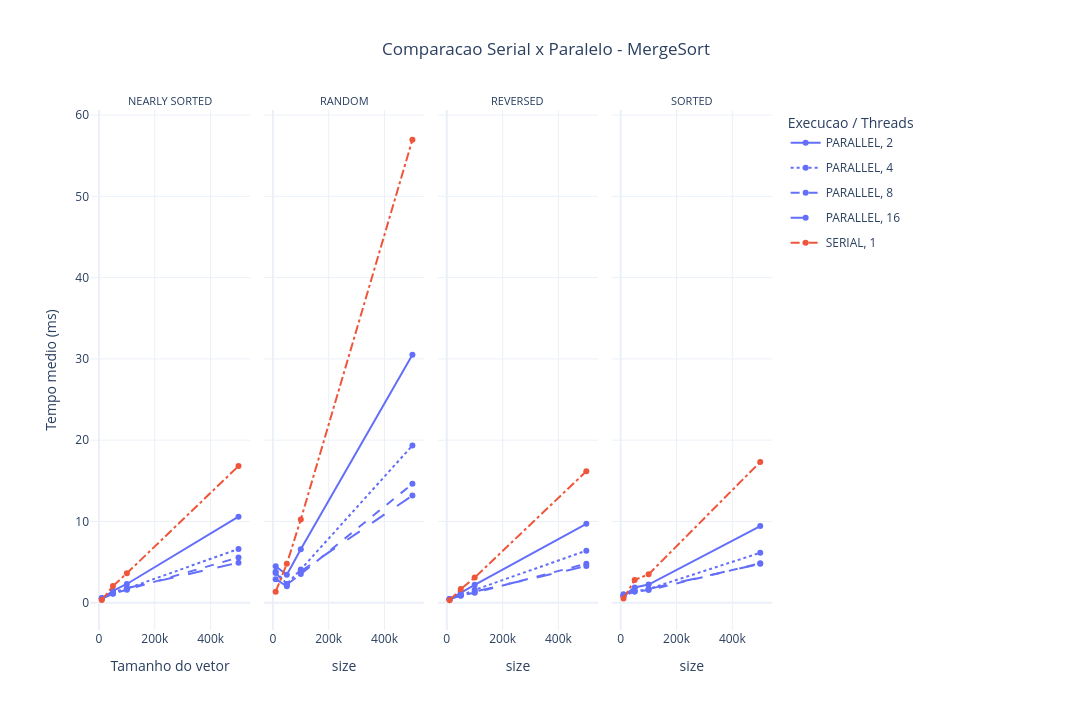

The notebook cell this image was saved under:
### Markdown cell above
## 7. Comparação por algoritmo específico

### Code cell
algoritmo = "MergeSort"  # Opcoes: BubbleSort, SelectionSort, MergeSort, QuickSort

alg_df = summary[summary["base_algorithm"] == algoritmo]

fig = px.line(
    alg_df,
    x="size",
    y="mean_time_ms",
    color="execution_type",
    line_dash="threads",
    facet_col="data_type",
    markers=True,
    hover_data=["algorithm", "std_time_ms", "samples"],
    title=f"Comparacao Serial x Paralelo - {algoritmo}"
)

fig.update_layout(yaxis_title="Tempo medio (ms)")
configure_figure(fig, "Execucao / Threads")
save_figure(fig, f"comparacao_serial_paralelo_{algoritmo}")
fig.show()

### Figure 1 — Plotly figure (JSON) as saved in the notebook; plotly's stock layout.template omitted (floating-point values rounded to 4 significant figures)
{"data": [{"customdata": [["MergeSortParallel", 0.1008, 5], ["MergeSortParallel", 0.06181, 5], ["MergeSortParallel", 0.3933, 5], ["MergeSortParallel", 1.144, 5]], "hovertemplate": "execution_type=PARALLEL<br>threads=2<br>data_type=NEARLY_SORTED<br>size=%{x}<br>mean_time_ms=%{y}<br>algorithm=%{customdata[0]}<br>std_time_ms=%{customdata[1]}<br>samples=%{customdata[2]}<extra></extra>", "legendgroup": "PARALLEL, 2", "line": {"color": "#636efa", "dash": "solid"}, "marker": {"symbol": "circle"}, "mode": "lines+markers", "name": "PARALLEL, 2", "orientation": "v", "showlegend": true, "type": "scatter", "x": [10000, 50000, 100000, 500000], "xaxis": "x", "y": [0.4673, 1.455, 2.3, 10.58], "yaxis": "y"}, {"customdata": [["MergeSortParallel", 6.429, 5], ["MergeSortParallel", 0.5105, 5], ["MergeSortParallel", 0.4611, 5], ["MergeSortParallel", 1.054, 5]], "hovertemplate": "execution_type=PARALLEL<br>threads=2<br>data_type=RANDOM<br>size=%{x}<br>mean_time_ms=%{y}<br>algorithm=%{customdata[0]}<br>std_time_ms=%{customdata[1]}<br>samples=%{customdata[2]}<extra></extra>", "legendgroup": "PARALLEL, 2", "line": {"color": "#636efa", "dash": "solid"}, "marker": {"symbol": "circle"}, "mode": "lines+markers", "name": "PARALLEL, 2", "orientation": "v", "showlegend": false, "type": "scatter", "x": [10000, 50000, 100000, 500000], "xaxis": "x2", "y": [4.486, 3.424, 6.584, 30.5], "yaxis": "y2"}, {"customdata": [["MergeSortParallel", 0.07386, 5], ["MergeSortParallel", 0.2854, 5], ["MergeSortParallel", 0.3759, 5], ["MergeSortParallel", 1.39, 5]], "hovertemplate": "execution_type=PARALLEL<br>threads=2<br>data_type=REVERSED<br>size=%{x}<br>mean_time_ms=%{y}<br>algorithm=%{customdata[0]}<br>std_time_ms=%{customdata[1]}<br>samples=%{customdata[2]}<extra></extra>", "legendgroup": "PARALLEL, 2", "line": {"color": "#636efa", "dash": "solid"}, "marker": {"symbol": "circle"}, "mode": "lines+markers", "name": "PARALLEL, 2", "orientation": "v", "showlegend": false, "type": "scatter", "x": [10000, 50000, 100000, 500000], "xaxis": "x3", "y": [0.4448, 1.235, 2.192, 9.708], "yaxis": "y3"}, {"customdata": [["MergeSortParallel", 0.3581, 5], ["MergeSortParallel", 0.3108, 5], ["MergeSortParallel", 0.5482, 5], ["MergeSortParallel", 1.785, 5]], "hovertemplate": "execution_type=PARALLEL<br>threads=2<br>data_type=SORTED<br>size=%{x}<br>mean_time_ms=%{y}<br>algorithm=%{customdata[0]}<br>std_time_ms=%{customdata[1]}<br>samples=%{customdata[2]}<extra></extra>", "legendgroup": "PARALLEL, 2", "line": {"color": "#636efa", "dash": "solid"}, "marker": {"symbol": "circle"}, "mode": "lines+markers", "name": "PARALLEL, 2", "orientation": "v", "showlegend": false, "type": "scatter", "x": [10000, 50000, 100000, 500000], "xaxis": "x4", "y": [0.8526, 1.867, 2.228, 9.431], "yaxis": "y4"}, {"customdata": [["MergeSortParallel", 0.1082, 5], ["MergeSortParallel", 0.2338, 5], ["MergeSortParallel", 0.146, 5], ["MergeSortParallel", 0.4149, 5]], "hovertemplate": "execution_type=PARALLEL<br>threads=4<br>data_type=NEARLY_SORTED<br>size=%{x}<br>mean_time_ms=%{y}<br>algorithm=%{customdata[0]}<br>std_time_ms=%{customdata[1]}<br>samples=%{customdata[2]}<extra></extra>", "legendgroup": "PARALLEL, 4", "line": {"color": "#636efa", "dash": "dot"}, "marker": {"symbol": "circle"}, "mode": "lines+markers", "name": "PARALLEL, 4", "orientation": "v", "showlegend": true, "type": "scatter", "x": [10000, 50000, 100000, 500000], "xaxis": "x", "y": [0.5336, 1.31, 1.729, 6.617], "yaxis": "y"}, {"customdata": [["MergeSortParallel", 5.363, 5], ["MergeSortParallel", 0.1858, 5], ["MergeSortParallel", 0.2487, 5], ["MergeSortParallel", 0.9279, 5]], "hovertemplate": "execution_type=PARALLEL<br>threads=4<br>data_type=RANDOM<br>size=%{x}<br>mean_time_ms=%{y}<br>algorithm=%{customdata[0]}<br>std_time_ms=%{customdata[1]}<br>samples=%{customdata[2]}<extra></extra>", "legendgroup": "PARALLEL, 4", "line": {"color": "#636efa", "dash": "dot"}, "marker": {"symbol": "circle"}, "mode": "lines+markers", "name": "PARALLEL, 4", "orientation": "v", "showlegend": false, "type": "scatter", "x": [10000, 50000, 100000, 500000], "xaxis": "x2", "y": [3.821, 2.308, 4.082, 19.34], "yaxis": "y2"}, {"customdata": [["MergeSortParallel", 0.06128, 5], ["MergeSortParallel", 0.04968, 5], ["MergeSortParallel", 0.1999, 5], ["MergeSortParallel", 0.3246, 5]], "hovertemplate": "execution_type=PARALLEL<br>threads=4<br>data_type=REVERSED<br>size=%{x}<br>mean_time_ms=%{y}<br>algorithm=%{customdata[0]}<br>std_time_ms=%{customdata[1]}<br>samples=%{customdata[2]}<extra></extra>", "legendgroup": "PARALLEL, 4", "line": {"color": "#636efa", "dash": "dot"}, "marker": {"symbol": "circle"}, "mode": "lines+markers", "name": "PARALLEL, 4", "orientation": "v", "showlegend": false, "type": "scatter", "x": [10000, 50000, 100000, 500000], "xaxis": "x3", "y": [0.4364, 0.8604, 1.576, 6.397], "yaxis": "y3"}, {"customdata": [["MergeSortParallel", 0.4133, 5], ["MergeSortParallel", 0.4011, 5], ["MergeSortParallel", 0.2835, 5], ["MergeSortParallel", 0.7183, 5]], "hovertemplate": "execution_type=PARALLEL<br>threads=4<br>data_type=SORTED<br>size=%{x}<br>mean_time_ms=%{y}<br>algorithm=%{customdata[0]}<br>std_time_ms=%{customdata[1]}<br>samples=%{customdata[2]}<extra></extra>", "legendgroup": "PARALLEL, 4", "line": {"color": "#636efa", "dash": "dot"}, "marker": {"symbol": "circle"}, "mode": "lines+markers", "name": "PARALLEL, 4", "orientation": "v", "showlegend": false, "type": "scatter", "x": [10000, 50000, 100000, 500000], "xaxis": "x4", "y": [0.7818, 1.388, 1.682, 6.139], "yaxis": "y4"}, {"customdata": [["MergeSortParallel", 0.1825, 5], ["MergeSortParallel", 0.05795, 5], ["MergeSortParallel", 0.2566, 5], ["MergeSortParallel", 0.4527, 5]], "hovertemplate": "execution_type=PARALLEL<br>threads=8<br>data_type=NEARLY_SORTED<br>size=%{x}<br>mean_time_ms=%{y}<br>algorithm=%{customdata[0]}<br>std_time_ms=%{customdata[1]}<br>samples=%{customdata[2]}<extra></extra>", "legendgroup": "PARALLEL, 8", "line": {"color": "#636efa", "dash": "dash"}, "marker": {"symbol": "circle"}, "mode": "lines+markers", "name": "PARALLEL, 8", "orientation": "v", "showlegend": true, "type": "scatter", "x": [10000, 50000, 100000, 500000], "xaxis": "x", "y": [0.5608, 1.135, 1.588, 5.564], "yaxis": "y"}, {"customdata": [["MergeSortParallel", 5.103, 5], ["MergeSortParallel", 0.4196, 5], ["MergeSortParallel", 0.6211, 5], ["MergeSortParallel", 0.9388, 5]], "hovertemplate": "execution_type=PARALLEL<br>threads=8<br>data_type=RANDOM<br>size=%{x}<br>mean_time_ms=%{y}<br>algorithm=%{customdata[0]}<br>std_time_ms=%{customdata[1]}<br>samples=%{customdata[2]}<extra></extra>", "legendgroup": "PARALLEL, 8", "line": {"color": "#636efa", "dash": "dash"}, "marker": {"symbol": "circle"}, "mode": "lines+markers", "name": "PARALLEL, 8", "orientation": "v", "showlegend": false, "type": "scatter", "x": [10000, 50000, 100000, 500000], "xaxis": "x2", "y": [3.648, 2.221, 3.518, 14.62], "yaxis": "y2"}, {"customdata": [["MergeSortParallel", 0.0366, 5], ["MergeSortParallel", 0.04202, 5], ["MergeSortParallel", 0.06861, 5], ["MergeSortParallel", 0.2613, 5]], "hovertemplate": "execution_type=PARALLEL<br>threads=8<br>data_type=REVERSED<br>size=%{x}<br>mean_time_ms=%{y}<br>algorithm=%{customdata[0]}<br>std_time_ms=%{customdata[1]}<br>samples=%{customdata[2]}<extra></extra>", "legendgroup": "PARALLEL, 8", "line": {"color": "#636efa", "dash": "dash"}, "marker": {"symbol": "circle"}, "mode": "lines+markers", "name": "PARALLEL, 8", "orientation": "v", "showlegend": false, "type": "scatter", "x": [10000, 50000, 100000, 500000], "xaxis": "x3", "y": [0.4015, 0.8962, 1.214, 4.794], "yaxis": "y3"}, {"customdata": [["MergeSortParallel", 0.5349, 5], ["MergeSortParallel", 0.412, 5], ["MergeSortParallel", 0.1287, 5], ["MergeSortParallel", 0.5837, 5]], "hovertemplate": "execution_type=PARALLEL<br>threads=8<br>data_type=SORTED<br>size=%{x}<br>mean_time_ms=%{y}<br>algorithm=%{customdata[0]}<br>std_time_ms=%{customdata[1]}<br>samples=%{customdata[2]}<extra></extra>", "legendgroup": "PARALLEL, 8", "line": {"color": "#636efa", "dash": "dash"}, "marker": {"symbol": "circle"}, "mode": "lines+markers", "name": "PARALLEL, 8", "orientation": "v", "showlegend": false, "type": "scatter", "x": [10000, 50000, 100000, 500000], "xaxis": "x4", "y": [1.047, 1.362, 1.547, 4.844], "yaxis": "y4"}, {"customdata": [["MergeSortParallel", 0.06039, 5], ["MergeSortParallel", 0.1566, 5], ["MergeSortParallel", 0.2411, 5], ["MergeSortParallel", 0.2851, 5]], "hovertemplate": "execution_type=PARALLEL<br>threads=16<br>data_type=NEARLY_SORTED<br>size=%{x}<br>mean_time_ms=%{y}<br>algorithm=%{customdata[0]}<br>std_time_ms=%{customdata[1]}<br>samples=%{customdata[2]}<extra></extra>", "legendgroup": "PARALLEL, 16", "line": {"color": "#636efa", "dash": "longdash"}, "marker": {"symbol": "circle"}, "mode": "lines+markers", "name": "PARALLEL, 16", "orientation": "v", "showlegend": true, "type": "scatter", "x": [10000, 50000, 100000, 500000], "xaxis": "x", "y": [0.5021, 1.106, 1.779, 4.929], "yaxis": "y"}, {"customdata": [["MergeSortParallel", 3.453, 5], ["MergeSortParallel", 0.1202, 5], ["MergeSortParallel", 0.3475, 5], ["MergeSortParallel", 1.11, 5]], "hovertemplate": "execution_type=PARALLEL<br>threads=16<br>data_type=RANDOM<br>size=%{x}<br>mean_time_ms=%{y}<br>algorithm=%{customdata[0]}<br>std_time_ms=%{customdata[1]}<br>samples=%{customdata[2]}<extra></extra>", "legendgroup": "PARALLEL, 16", "line": {"color": "#636efa", "dash": "longdash"}, "marker": {"symbol": "circle"}, "mode": "lines+markers", "name": "PARALLEL, 16", "orientation": "v", "showlegend": false, "type": "scatter", "x": [10000, 50000, 100000, 500000], "xaxis": "x2", "y": [2.897, 2.013, 3.856, 13.19], "yaxis": "y2"}, {"customdata": [["MergeSortParallel", 0.06088, 5], ["MergeSortParallel", 0.2695, 5], ["MergeSortParallel", 0.1569, 5], ["MergeSortParallel", 0.4314, 5]], "hovertemplate": "execution_type=PARALLEL<br>threads=16<br>data_type=REVERSED<br>size=%{x}<br>mean_time_ms=%{y}<br>algorithm=%{customdata[0]}<br>std_time_ms=%{customdata[1]}<br>samples=%{customdata[2]}<extra></extra>", "legendgroup": "PARALLEL, 16", "line": {"color": "#636efa", "dash": "longdash"}, "marker": {"symbol": "circle"}, "mode": "lines+markers", "name": "PARALLEL, 16", "orientation": "v", "showlegend": false, "type": "scatter", "x": [10000, 50000, 100000, 500000], "xaxis": "x3", "y": [0.4519, 0.9184, 1.359, 4.503], "yaxis": "y3"}, {"customdata": [["MergeSortParallel", 0.3794, 5], ["MergeSortParallel", 0.6193, 5], ["MergeSortParallel", 0.1288, 5], ["MergeSortParallel", 0.3286, 5]], "hovertemplate": "execution_type=PARALLEL<br>threads=16<br>data_type=SORTED<br>size=%{x}<br>mean_time_ms=%{y}<br>algorithm=%{customdata[0]}<br>std_time_ms=%{customdata[1]}<br>samples=%{customdata[2]}<extra></extra>", "legendgroup": "PARALLEL, 16", "line": {"color": "#636efa", "dash": "longdash"}, "marker": {"symbol": "circle"}, "mode": "lines+markers", "name": "PARALLEL, 16", "orientation": "v", "showlegend": false, "type": "scatter", "x": [10000, 50000, 100000, 500000], "xaxis": "x4", "y": [0.8711, 1.698, 1.68, 4.789], "yaxis": "y4"}, {"customdata": [["MergeSortSerial", 0.06175, 5], ["MergeSortSerial", 0.3138, 5], ["MergeSortSerial", 0.3426, 5], ["MergeSortSerial", 1.111, 5]], "hovertemplate": "execution_type=SERIAL<br>threads=1<br>data_type=NEARLY_SORTED<br>size=%{x}<br>mean_time_ms=%{y}<br>algorithm=%{customdata[0]}<br>std_time_ms=%{customdata[1]}<br>samples=%{customdata[2]}<extra></extra>", "legendgroup": "SERIAL, 1", "line": {"color": "#EF553B", "dash": "dashdot"}, "marker": {"symbol": "circle"}, "mode": "lines+markers", "name": "SERIAL, 1", "orientation": "v", "showlegend": true, "type": "scatter", "x": [10000, 50000, 100000, 500000], "xaxis": "x", "y": [0.3252, 2.046, 3.622, 16.81], "yaxis": "y"}, {"customdata": [["MergeSortSerial", 0.4321, 5], ["MergeSortSerial", 0.09472, 5], ["MergeSortSerial", 0.8935, 5], ["MergeSortSerial", 0.8302, 5]], "hovertemplate": "execution_type=SERIAL<br>threads=1<br>data_type=RANDOM<br>size=%{x}<br>mean_time_ms=%{y}<br>algorithm=%{customdata[0]}<br>std_time_ms=%{customdata[1]}<br>samples=%{customdata[2]}<extra></extra>", "legendgroup": "SERIAL, 1", "line": {"color": "#EF553B", "dash": "dashdot"}, "marker": {"symbol": "circle"}, "mode": "lines+markers", "name": "SERIAL, 1", "orientation": "v", "showlegend": false, "type": "scatter", "x": [10000, 50000, 100000, 500000], "xaxis": "x2", "y": [1.35, 4.788, 10.24, 56.96], "yaxis": "y2"}, {"customdata": [["MergeSortSerial", 0.03379, 5], ["MergeSortSerial", 0.3771, 5], ["MergeSortSerial", 0.4324, 5], ["MergeSortSerial", 0.623, 5]], "hovertemplate": "execution_type=SERIAL<br>threads=1<br>data_type=REVERSED<br>size=%{x}<br>mean_time_ms=%{y}<br>algorithm=%{customdata[0]}<br>std_time_ms=%{customdata[1]}<br>samples=%{customdata[2]}<extra></extra>", "legendgroup": "SERIAL, 1", "line": {"color": "#EF553B", "dash": "dashdot"}, "marker": {"symbol": "circle"}, "mode": "lines+markers", "name": "SERIAL, 1", "orientation": "v", "showlegend": false, "type": "scatter", "x": [10000, 50000, 100000, 500000], "xaxis": "x3", "y": [0.2993, 1.682, 3.09, 16.17], "yaxis": "y3"}, {"customdata": [["MergeSortSerial", 0.1959, 5], ["MergeSortSerial", 1.235, 5], ["MergeSortSerial", 1.038, 5], ["MergeSortSerial", 2.72, 5]], "hovertemplate": "execution_type=SERIAL<br>threads=1<br>data_type=SORTED<br>size=%{x}<br>mean_time_ms=%{y}<br>algorithm=%{customdata[0]}<br>std_time_ms=%{customdata[1]}<br>samples=%{customdata[2]}<extra></extra>", "legendgroup": "SERIAL, 1", "line": {"color": "#EF553B", "dash": "dashdot"}, "marker": {"symbol": "circle"}, "mode": "lines+markers", "name": "SERIAL, 1", "orientation": "v", "showlegend": false, "type": "scatter", "x": [10000, 50000, 100000, 500000], "xaxis": "x4", "y": [0.4994, 2.806, 3.489, 17.32], "yaxis": "y4"}], "layout": {"annotations": [{"font": {"size": 11}, "showarrow": false, "text": "NEARLY SORTED", "x": 0.1175, "xanchor": "center", "xref": "paper", "y": 1.0, "yanchor": "bottom", "yref": "paper"}, {"font": {"size": 11}, "showarrow": false, "text": "RANDOM", "x": 0.3725, "xanchor": "center", "xref": "paper", "y": 1.0, "yanchor": "bottom", "yref": "paper"}, {"font": {"size": 11}, "showarrow": false, "text": "REVERSED", "x": 0.6275, "xanchor": "center", "xref": "paper", "y": 1.0, "yanchor": "bottom", "yref": "paper"}, {"font": {"size": 11}, "showarrow": false, "text": "SORTED", "x": 0.8825, "xanchor": "center", "xref": "paper", "y": 1.0, "yanchor": "bottom", "yref": "paper"}], "height": 720, "legend": {"orientation": "v", "title": {"text": "Execucao / Threads"}, "tracegroupgap": 6, "x": 1.02, "xanchor": "left", "y": 1, "yanchor": "top"}, "margin": {"b": 90, "l": 90, "r": 320, "t": 110}, "title": {"text": "Comparacao Serial x Paralelo - MergeSort", "x": 0.5, "xanchor": "center"}, "width": 1400, "xaxis": {"anchor": "y", "automargin": true, "domain": [0.0, 0.235], "tickangle": 0, "title": {"text": "Tamanho do vetor"}}, "xaxis2": {"anchor": "y2", "automargin": true, "domain": [0.255, 0.49], "matches": "x", "tickangle": 0, "title": {"text": "size"}}, "xaxis3": {"anchor": "y3", "automargin": true, "domain": [0.51, 0.745], "matches": "x", "tickangle": 0, "title": {"text": "size"}}, "xaxis4": {"anchor": "y4", "automargin": true, "domain": [0.765, 1.0], "matches": "x", "tickangle": 0, "title": {"text": "size"}}, "yaxis": {"anchor": "x", "automargin": true, "domain": [0.0, 1.0], "title": {"text": "Tempo medio (ms)"}}, "yaxis2": {"anchor": "x2", "automargin": true, "domain": [0.0, 1.0], "matches": "y", "showticklabels": false}, "yaxis3": {"anchor": "x3", "automargin": true, "domain": [0.0, 1.0], "matches": "y", "showticklabels": false}, "yaxis4": {"anchor": "x4", "automargin": true, "domain": [0.0, 1.0], "matches": "y", "showticklabels": false}}}
